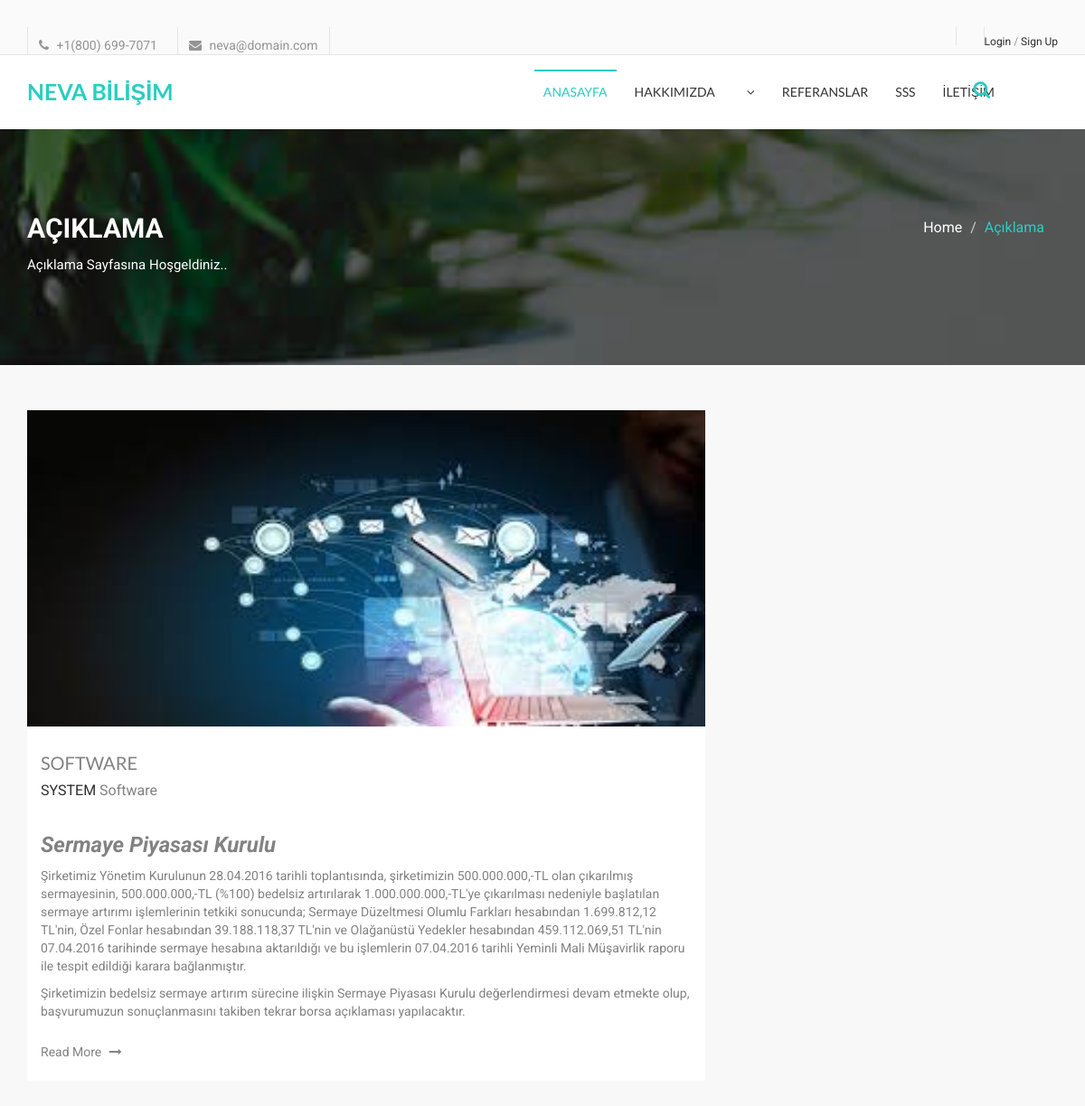
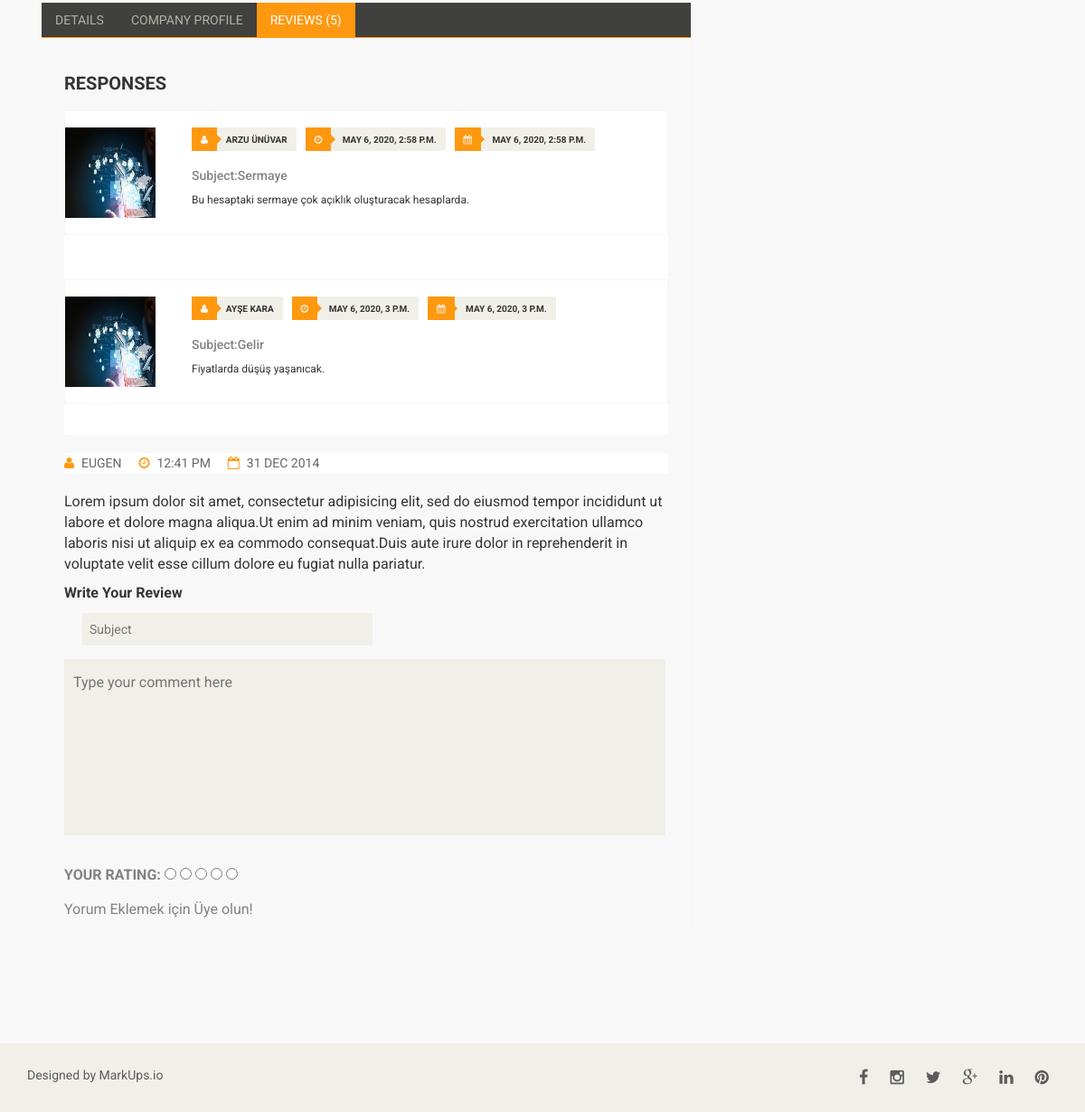
Page /content/11/System/ on the committed database (2 pictures, top to bottom).
### content/models.py (models this page shows, shortened)
class Content(models.Model):
    STATUS = (
        ('True', 'Evet'),
        ('False', 'Hayır'),
    )
    user = models.ForeignKey(User, on_delete=models.SET_NULL, null=True)
    category = models.ForeignKey(Category, on_delete=models.CASCADE)  # relation with Category table
    title = models.CharField(max_length=150)
    keywords = models.CharField(blank=True, max_length=255)
    description = models.CharField(blank=True, max_length=255)
    image = models.ImageField(upload_to='images/')
    detail = RichTextUploadingField()
    slug = models.SlugField(null=False, unique=True)
    status = models.CharField(max_length=10, choices=STATUS)
    create_at = models.DateTimeField(auto_now_add=True)
    update_at = models.DateTimeField(auto_now=True)
    def image_tag(self):
        return mark_safe('<img src="{}" height="50"/>'.format(self.image.url))
    image_tag.short_description = 'Image'

class Comment(models.Model):
    STATUS = (
        ('New', 'Yeni'),
        ('True', 'Evet'),
        ('False', 'Hayır'),
    )
    content = models.ForeignKey(Content, on_delete=models.CASCADE)
    user = models.ForeignKey(User, on_delete=models.CASCADE)
    subject = models.CharField(max_length=50)
    comment = models.TextField(max_length=200, blank=True)
    rate = models.IntegerField(blank=True)
    status = models.CharField(max_length=10, choices=STATUS, default='New')
    ip = models.CharField(max_length=20, blank=True)
    create_at = models.DateTimeField(auto_now_add=True)
    update_at = models.DateTimeField(auto_now=True)

### home/views.py (the view)
# urls.py: path('content/<int:id>/<slug:slug>/', views.content_detail, name='content_detail'),
def content_detail(request, id, slug):
    category = Category.objects.all()
    try:
        content = Content.objects.get(pk=id)
        images = Images.objects.filter(content_id=id)
        comments = Comment.objects.filter(content_id=id, status='True')
        context = {
            'content': content, 'slug': slug, 'category': category, 'images': images, 'comments': comments,
        }
        return render(request, 'content_detail.html', context)
    except:
        messages.warning(request, "Hata ! İlgili içerik bulunamadı ")
    link = '/error'
    return HttpResponseRedirect(link)

### home/templates/content_detail.html (shortened to what this page needs)
{% extends "homebase.html" %}
{% block head %}
    {% load static %}
    <link href="{% static 'main.css' %}" rel="stylesheet">
{% endblock %}
{% block body %}
    <section id="single-page-header">
        <div class="overlay">
            <div class="container">
                <div class="row">
                    <div class="col-md-6 col-sm-6 col-xs-12">
                        <div class="single-page-header-left">
                            <h2>Açıklama</h2>
                            <p>Açıklama Sayfasına Hoşgeldiniz..</p>
                        </div>
                    </div>
                    <div class="col-md-6 col-sm-6 col-xs-12">
                        <div class="single-page-header-right">
                            <ol class="breadcrumb">
                                <li><a href="#">Home</a></li>
                                <li class="active">Açıklama</li>
                            </ol>
                        </div>
                    </div>
                </div>
            </div>
        </div>
    </section>
    <section id="blog-archive">
        <div class="container">
            <div class="row">
                <div class="col-md-12">
                    <div class="blog-archive-area">
                        <div class="row">
                            <div class="col-md-8">
                                <div class="blog-archive-left">
                                    <article class="blog-news-single">
                                        <div class="blog-news-img">
                                            <a href="blog-single-with-right-sidebar.html"><img
                                                    src="{{ content.image.url }}" alt="image"></a>
                                        </div>
                                        <div class="blog-news-title">
                                            <h2><a href="blog-single-with-right-sidebar.html">{{ content.title }}</a>
                                            </h2>
                                            <a class="blog-author" href="#">{{ content.slug }}</a> <span
                                                class="blog-date">{{ content.title }}</span>
                                        </div>
                                        <div class="blog-news-details">
                                            <p>{{ content.detail|safe }} </p>
                                            <a class="blog-more-btn" href="blog-single-with-right-sidebar.html">Read
                                                More <i class="fa fa-long-arrow-right"></i></a>
                                        </div>
                                    </article>
                                    <div class="category-tab shop-details-tab">
                                        <div class="col-sm-12">
                                            <ul class="nav nav-tabs">
                                                <li><a href="#details" data-toggle="tab">Details</a></li>
                                                <li><a href="#companyprofile" data-toggle="tab">Company Profile</a></li>
                                                <li class="active"><a href="#reviews" data-toggle="tab">Reviews (5)</a>
                                                </li>
                                            </ul>
                                        </div>
                                        <div class="tab-pane fade active in" id="reviews">
                                            <div class="response-area">
                                                <h2>RESPONSES</h2>
                                                <ul class="media-list">
                                                    {% for com in comments %}
                                                        <li class="media">
                                                            <a class="pull-left" href="#">
                                                                <img class="media-object" src="{{ content.image.url }}"
                                                                     alt="User image" style=" height: 100px;width: 100px">
                                                            </a>
                                                            <div class="media-body">
                                                                <ul class="sinlge-post-meta">
                                                                    <li><i class="fa fa-user"></i>{{ com.user.first_name }} {{ com.user.last_name }}</li>
                                                                    <li><i class="fa fa-clock-o"></i> {{ com.create_at }}</li>
                                                                    <li><i class="fa fa-calendar"></i> {{ com.create_at }}</li>
                                                                </ul>
                                                                <h5>Subject:{{ com.subject }}</h5>
                                                                <p>{{ com.comment }}</p>
                                                            </div>
                                                        </li>
                                                    {% endfor %}
                                                </ul>
                                            </div>
                                            <div class="col-sm-12">
                                                <ul>
                                                    <li><a href=""><i class="fa fa-user"></i>EUGEN</a></li>
                                                    <li><a href=""><i class="fa fa-clock-o"></i>12:41 PM</a></li>
                                                    <li><a href=""><i class="fa fa-calendar-o"></i>31 DEC 2014</a>
                                                    </li>
                                                </ul>
                                                <p>Lorem ipsum dolor sit amet, consectetur adipisicing elit, sed do
                                                    eiusmod tempor incididunt ut labore et dolore magna aliqua.Ut
                                                    enim ad minim veniam, quis nostrud exercitation ullamco laboris
                                                    nisi ut aliquip ex ea commodo consequat.Duis aute irure dolor in
                                                    reprehenderit in voluptate velit esse cillum dolore eu fugiat
                                                    nulla pariatur.</p>
                                                <p><b>Write Your Review</b></p>
                                                <form action="/content/addcomment/{{ content.id }}" method="post">
                                                    <span><input type="text" name="subject" placeholder="Subject"/></span>
                                                    <textarea name="comment"
                                                              placeholder="Type your comment here"></textarea>
                                                    <div class="form-group">
                                                        <strong class="text-uppercase">
                                                            Your Rating:
                                                        </strong>
                                                        <input id="star1" type="radio" name="rate" value="1"/>
                                                        <input id="star2" type="radio" name="rate" value="2"/>
                                                        <input id="star3" type="radio" name="rate" value="3"/>
                                                        <input id="star4" type="radio" name="rate" value="4"/>
                                                        <input id="star5" type="radio" name="rate" value="5"/>
                                                    </div>
                                                    {% if user.id is not  None %}
                                                        <button class="btn btn-default pull-right">
                                                            Submit
                                                        </button>
                                                    {% else %}
                                                        Yorum Eklemek için Üye olun!
                                                    {% endif %}
                                                </form>
                                            </div>
                                        </div>
                                    </div>
                                </div>
                            </div>
                        </div>
                    </div>
                </div>
            </div>
        </div>
    </section>
{% endblock %}

### home/static/css/theme-color/default-theme.css (style rules this page uses)
.single-page-header-right .breadcrumb li { color: #2bcdc1; }

### home/static/style.css (style rules this page uses)
body { font-family: 'Open Sans', sans-serif; font-size: 16px; overflow-x: hidden !important; color: #838282; }
ul { padding: 0; margin: 0; list-style: none; }
a { text-decoration: none; color: #2f2f2f; }
h1,h2,h3,h4,h5,h6 { font-family: 'Lato', sans-serif; }
h2 { color: #fff; font-size: 30px; font-weight: 700; line-height: 40px; margin: 0; padding-bottom: 10px; }
img { border:none; }
.blog-news-single { background-color: #fff; display: inline; float: left; width: 100%; padding-bottom: 20px; }
.blog-news-img { display: inline; float: left; height: 270px; width: 100%; }
.blog-news-img img { width: 100%; height: 100%; }
.blog-news-title { display: inline; float: left; padding: 20px 15px 15px; width: 100%; }
.blog-news-title h2, .blog-news-title h2>a { color: #838282; font-family: "Lato",sans-serif; font-size: 20px; font-weight: 500; text-transform: uppercase; padding: 0; -webkit-transition: all 0.5s; -o-transition: all 0.5s; transition: all 0.5s; }
.blog-news-title .blog-author { text-transform: uppercase; }
.blog-news-details { display: inline; float: left; padding: 0 15px; width: 100%; }
.blog-news-details p { font-size: 14px; }
.blog-more-btn { color: #838282; display: inline-block; font-size: 14px; margin-top: 15px; text-decoration: none; }
.blog-more-btn i { margin-left: 5px; }
#single-page-header { background-attachment: fixed !important; background-image: url("assets/images/slider-5.jpg"); background-repeat: repeat; background-size: cover; color: #ffffff; display: inline; float: left; width: 100%; }
.overlay { background-color: rgba(0,0,0,0.6); padding: 90px 0; float: left; width: 100%; }
.single-page-header-left { display: inline; float: left; width: 100%; }
.single-page-header-left h2 { text-transform: uppercase; }
.single-page-header-left p { font-size: 15px; }
.single-page-header-right { display: inline; float: left; width: 100%; }
.single-page-header-right .breadcrumb { background: transparent none repeat scroll 0 0; border-radius: 0; text-align: right; }
.single-page-header-right .breadcrumb li a { color: #fff; }
#blog-archive { background-color: #f8f8f8; display: inline; float: left; padding: 50px 0; width: 100%; }
.blog-archive-area { display: inline; float: left; width: 100%; }
.blog-archive-left { display: inline; float: left; width: 100%; }
.blog-archive-left .blog-news-single { margin-bottom: 30px; }
.blog-archive-left .blog-news-img { height: 350px; }

### rows in the picture
Content: image (picture), title "SOFTWARE", slug "SYSTEM", title "Software", detail "Sermaye Piyasası Kurulu Şirketimiz Yönetim Kurulunun 28.04.2016 tarihli toplantısında, şirketimizin 500.000.000,-TL olan çıkarılmış sermayesinin, 500.000.000,-TL (%100) bedelsiz artırılarak 1.000.000.000,-TL'ye çıkarılması nedeniyle başlatılan sermaye artırımı işlemlerinin tetkiki sonucunda; Sermaye Düzeltmesi Olumlu Farkları hesabından 1.699.812,12 TL'nin, Özel Fonlar hesabından 39.188.118,37 TL'nin ve Olağanüstü Yedekler hesabından 459.112.069,51 TL'nin 07.04.2016 tarihinde sermaye hesabına aktarıldığı ve bu işlemlerin 07.04.2016 tarihli Yeminli Mali Müşavirlik raporu ile tespit edildiği karara bağlanmıştır. Şirketimizin bedelsiz sermaye artırım sürecine ilişkin Sermaye Piyasası Kurulu…"
Comment: image (picture), user.first_name "ARZU", user.last_name "ÜNÜVAR", create_at "MAY 6, 2020, 2:58 P.M.", subject "Sermaye", comment "Bu hesaptaki sermaye çok açıklık oluşturacak hesaplarda."
Comment: image (picture), user.first_name "AYŞE", user.last_name "KARA", create_at "MAY 6, 2020, 3 P.M.", subject "Gelir", comment "Fiyatlarda düşüş yaşanıcak."
